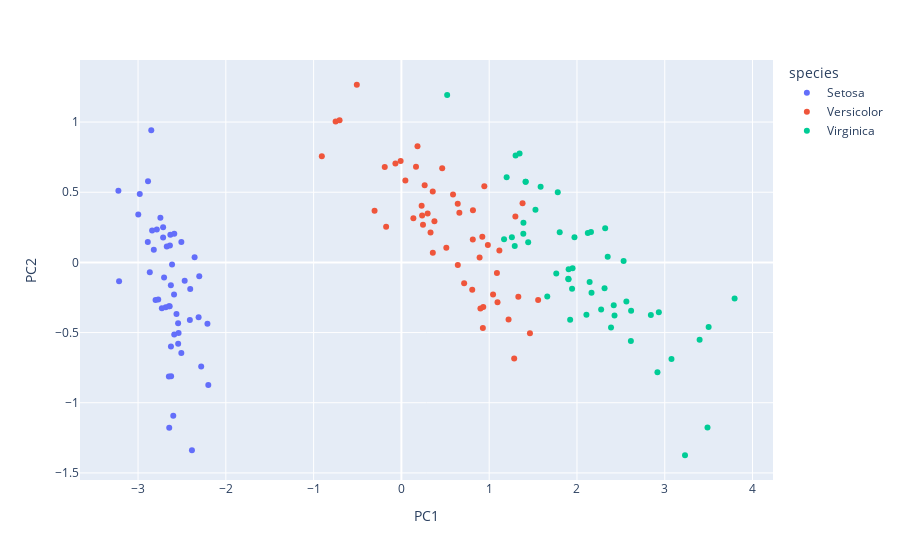

Notebook code cell kept with this figure:
### Markdown cell above
<span style="font-family: XB Zar; font-size: medium; "><div dir=rtl><meta charset="UTF-8">
    <br>
    در این قسمت با انتخاب 2 بردار ویژه، فضای مقصد را 2 بعدی در نظر گرفته و تبدیل را انجام میدهیم:  
    </div></span>

### Code cell
U = eigenvectors[:, 0:2]
X_star_2D = T.dot(U)
df_2D = pd.DataFrame({'PC1': X_star_2D[:, 0], 'PC2': X_star_2D[:, 1], 'species': y})
fig = px.scatter(df_2D, x='PC1', y='PC2',
              color='species')
fig.show()
